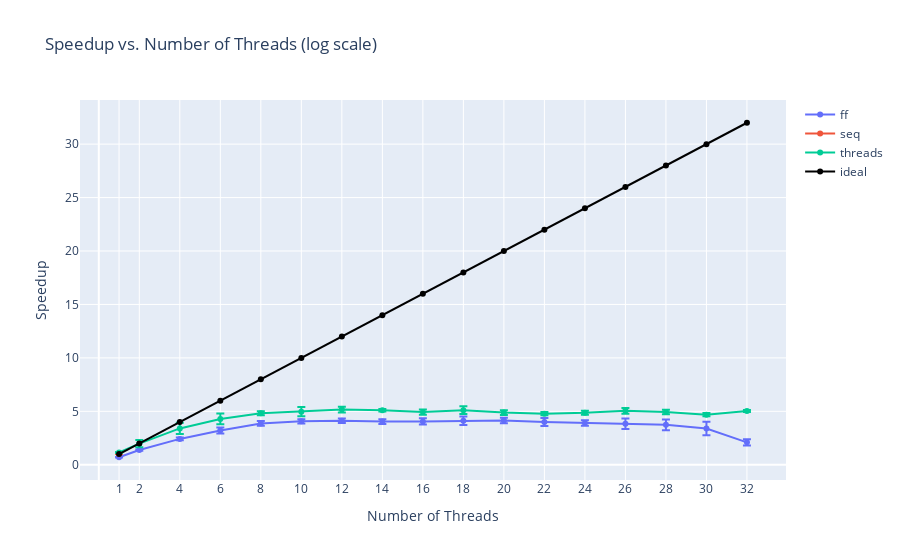

Notebook code cell kept with this figure:
### Code cell
types = means.keys()
fig = go.Figure()
for type in types:
    fig.add_trace(go.Scatter(x=threads, y=means[type]["speedup"], name=type, error_y=dict(type="data", array=std[type]["speedup"])))

fig.add_trace(go.Scatter(x=threads, y=threads, name="ideal", line=dict(color="black")))

# fig.update_xaxes(type="log")
# fig.update_yaxes(type="log")
fig.update_layout(
    title="Speedup vs. Number of Threads (log scale)",
    xaxis_title="Number of Threads",
    yaxis_title="Speedup",
    xaxis = dict(
        tickmode = 'array',
        tickvals = threads,
    ),
)
fig.show()

### Figure 1 — Plotly figure (JSON) as saved in the notebook; plotly's stock layout.template omitted (floating-point values rounded to 4 significant figures)
{"data": [{"error_y": {"array": [0.02881, 0.05805, 0.1247, 0.2779, 0.2214, 0.1944, 0.2187, 0.2251, 0.2913, 0.3996, 0.2584, 0.3741, 0.2533, 0.4892, 0.4978, 0.6234, 0.2887], "type": "data"}, "name": "ff", "type": "scatter", "x": [1, 2, 4, 6, 8, 10, 12, 14, 16, 18, 20, 22, 24, 26, 28, 30, 32], "y": [0.704, 1.378, 2.42, 3.214, 3.87, 4.066, 4.116, 4.038, 4.058, 4.114, 4.142, 4.004, 3.902, 3.844, 3.734, 3.392, 2.1]}, {"error_y": {"array": [0], "type": "data"}, "name": "seq", "type": "scatter", "x": [1, 2, 4, 6, 8, 10, 12, 14, 16, 18, 20, 22, 24, 26, 28, 30, 32], "y": [1]}, {"error_y": {"array": [0.04506, 0.3423, 0.5314, 0.5037, 0.1843, 0.4274, 0.2637, 0.1148, 0.2438, 0.3638, 0.2286, 0.1498, 0.1903, 0.2711, 0.2081, 0.1538, 0.09354], "type": "data"}, "name": "threads", "type": "scatter", "x": [1, 2, 4, 6, 8, 10, 12, 14, 16, 18, 20, 22, 24, 26, 28, 30, 32], "y": [1.154, 1.976, 3.402, 4.29, 4.822, 4.97, 5.164, 5.098, 4.928, 5.108, 4.88, 4.784, 4.87, 5.048, 4.94, 4.69, 5.04]}, {"line": {"color": "black"}, "name": "ideal", "type": "scatter", "x": [1, 2, 4, 6, 8, 10, 12, 14, 16, 18, 20, 22, 24, 26, 28, 30, 32], "y": [1, 2, 4, 6, 8, 10, 12, 14, 16, 18, 20, 22, 24, 26, 28, 30, 32]}], "layout": {"title": {"text": "Speedup vs. Number of Threads (log scale)"}, "xaxis": {"tickmode": "array", "tickvals": [1, 2, 4, 6, 8, 10, 12, 14, 16, 18, 20, 22, 24, 26, 28, 30, 32], "title": {"text": "Number of Threads"}}, "yaxis": {"title": {"text": "Speedup"}}}}
